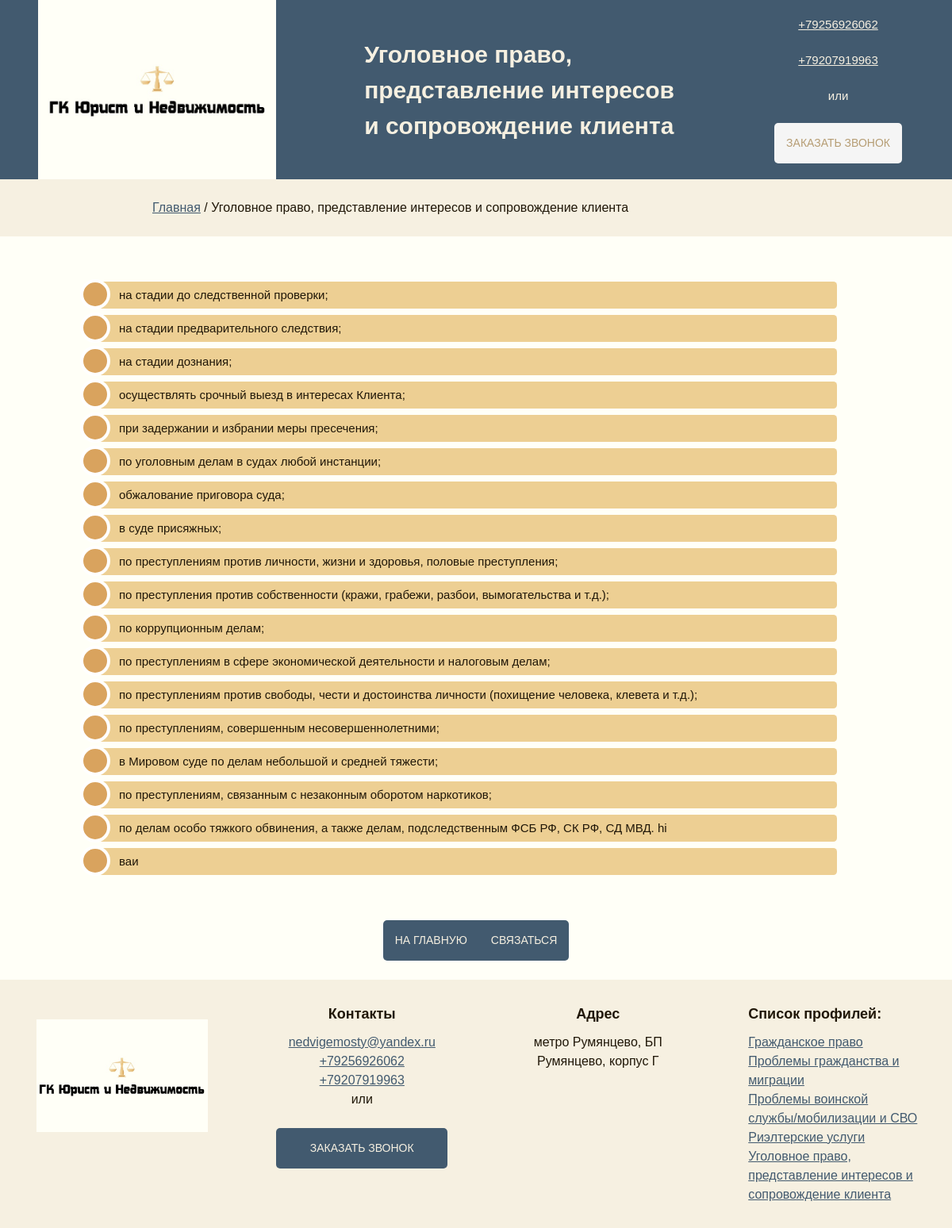
Screenshot of /criminal.php with the database file from the repository.
### tables this page shows
CREATE TABLE `content` (
  `id` int NOT NULL,
  `header_id` int DEFAULT NULL,
  `content` text
);

### criminal.php (the view, shortened to what this page needs)
<!DOCTYPE html>
<html>
	<head>
		<link rel="stylesheet" href="css/style.css">
 	</head>
	<body>
		<?php $title = "Уголовное право, <br> представление интересов <br> и сопровождение клиента";
			include "header.php";
		?>
		<div class="breadcrumbs_inner color3">
			<a class="dark" href="index.php">Главная</a> / Уголовное право, представление интересов и сопровождение клиента
		</div>
		<div class="main_inner">
			<ol class="list">
				<?php
					include "php/bd.php";
					$id = 5;
					$query = "SELECT * FROM content WHERE header_id = $id";
					$rez = mysqli_query($db, $query);
					while ($mas = mysqli_fetch_array($rez))
					{
						echo "<li>{$mas['content']}</li>";
					}
				?>
			</ol>
			<br>
			<div class="center button_container flex_container">
				<div><button class="left_corners" onclick="location.href='index.php'">На главную</button></div>
				<div><button class="right_corners" onclick="location.href='contacts.html'">Связаться</button></div>
			</div>
		</div>
	</body>
</html>

### css/style.css (style rules this page uses)
* { margin: 0; padding: 0; -webkit-box-sizing: border-box; -moz-box-sizing: border-box; box-sizing: border-box; font-family: Trebuchet MS, sans-serif; line-height: 150%; }
html, body, table { height: 100%; width: 100%; }
html { background: #FFFFF7; color: #201708; }
.color3 { background: #F6F0E1; }
a:link, a:visited { color: #F6F0E1; }
a.dark:link, a.dark:visited { color: #425A6F; }
.center { text-align: center; }
.left { text-align: left; }
.bigger_text { font-size: 18px; font-weight: bold; }
.breadcrumbs_inner { padding: 2% 16% 2% 16%; }
.flex_container { display: flex; flex-wrap: wrap; }
.padding15 { padding: 15px; }
.all_corners { border-radius: 5px; }
.left_corners { border-top-left-radius: 5px; border-bottom-left-radius: 5px; }
.right_corners { border-top-right-radius: 5px; border-bottom-right-radius: 5px; }
button { text-transform: uppercase; outline: 0; padding: 15px; width: 100%; border: 0; font-size: 14px; cursor: pointer; background: #425A6F; color: #F6F0E1; }
.button_container { width: 100%; justify-content: center; }
img { height: 100%; width: 100%; object-fit: cover; }
.logo { width: 95%; margin: 20px 5px 20px 5px; }
.main_inner { padding: 2% 10% 2% 10%; min-height: 75%; width: 100%; }
.footer { width: 100%; justify-content: space-around; align-items: top; }
.footer_inner { display: grid; grid-template-rows: max-content; width: 23%; padding: 30px; }
.footer_inner_title { padding: 0 0 10px 0; }
.list { padding: 25px 25px 25px 0; }
ol { list-style-type: none; font-size: 15px; }
li { position: relative; display: block; padding: .4em .4em .4em 2em; margin: .5em 0; text-decoration: none; border-radius: .3em; transition: .3s ease-out; background: #edcf93; }
li:before { content: " "; position: absolute; left: -1.3em; top: 50%; margin-top: -1.3em; height: 2em; width: 2em; line-height: 2em; border: .3em solid white; border-radius: 2em; background: #d9a35e; }

### rows the page displays
content: content "на стадии до следственной проверки;"
content: content "на стадии предварительного следствия;"
content: content "на стадии дознания;"
content: content "осуществлять срочный выезд в интересах Клиента;"
content: content "при задержании и избрании меры пресечения;"
content: content "по уголовным делам в судах любой инстанции;"
content: content "обжалование приговора суда;"
content: content "в суде присяжных;"
content: content "по преступлениям против личности, жизни и здоровья, половые преступления;"
content: content "по преступления против собственности (кражи, грабежи, разбои, вымогательства и т.д.);"
content: content "по коррупционным делам;"
content: content "по преступлениям в сфере экономической деятельности и налоговым делам;"
content: content "по преступлениям против свободы, чести и достоинства личности (похищение человека, клевета и т.д.);"
content: content "по преступлениям, совершенным несовершеннолетними;"
content: content "в Мировом суде по делам небольшой и средней тяжести;"
content: content "по преступлениям, связанным с незаконным оборотом наркотиков;"
content: content "по делам особо тяжкого обвинения, а также делам, подследственным ФСБ РФ, СК РФ, СД МВД. hi"
content: content "ваи"
